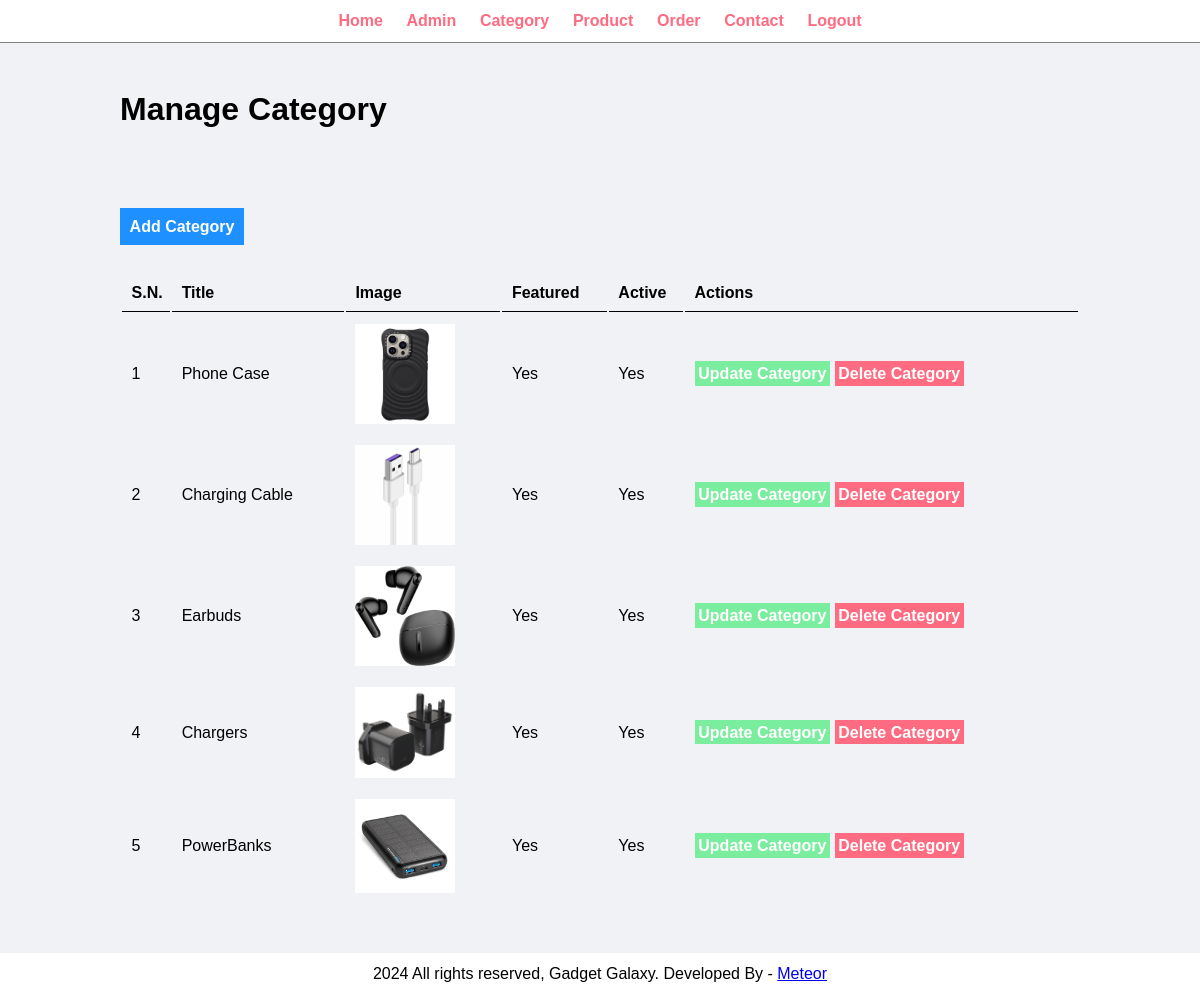
The app's page /admin/manage-category.php (signed in) with its own data.
### tables this page shows
CREATE TABLE `tbl_category` (
  `id` int(10) UNSIGNED NOT NULL,
  `title` varchar(100) NOT NULL,
  `image_name` varchar(255) NOT NULL,
  `featured` varchar(10) NOT NULL,
  `active` varchar(10) NOT NULL
);

### admin/manage-category.php (the view, shortened to what this page needs)
<?php include('partials/menu.php'); ?>
    <div class="main-content">
        <div class="wrapper">
            <h1>Manage Category</h1>
            <br/>
            <br/><br/>
            <br><br>
            <a href="<?php echo SITEURL; ?>admin/add-category.php" class="btn-primary">Add Category</a>
                <br/><br/><br/>
                <table class="tbl-full">
                    <tr>
                        <th>S.N.</th>
                        <th>Title</th>
                        <th>Image</th>
                        <th>Featured</th>
                        <th>Active</th>
                        <th>Actions</th>
                    </tr>
                    <?php
                        $sql = "SELECT * FROM tbl_category";
                        $res = mysqli_query($conn, $sql);
                        $count = mysqli_num_rows($res);
                        $sn=1;
                            if($count>0){
                                while($row = mysqli_fetch_array($res)){
                                    $id = $row['id'];
                                    $title = $row['title'];
                                    $image_name = $row['image_name'];
                                    $featured = $row['featured'];
                                    $active = $row['active'];
                                    ?>
                                    <tr>
                                        <td><?php echo $sn++;?></td>
                                        <td><?php echo $title;?></td>
                                        <td>
                                            <?php
                                                if($image_name!=""){
                                                    ?>
                                                    <img src="<?php echo SITEURL; ?>images/category/<?php echo $image_name; ?>" width="100px">
                                                    <?php
                                                }else{
                                                    echo "<div class='error'>No Image Added.</div>";
                                                }
                                            ?>
                                        </td>
                                        <td><?php echo $featured;?></td>
                                        <td><?php echo $active;?></td>
                                        <td>
                                            <a href="<?php echo SITEURL; ?>admin/update-category.php?id=<?php echo $id; ?>" class="btn-secondary" >Update Category</a>
                                            <a href="<?php echo SITEURL; ?>admin/delete-category.php?id=<?php echo $id; ?>&image_name=<?php echo $image_name; ?>" class="btn-danger">Delete Category</a>
                                        </td>
                                    </tr>
                                    <?php
                                }
                            }else{
                                ?>
                                <tr>
                                <td colspan="6"><div class="error">No Category Added.</div></td>
                                </tr>
                                <?php
                            }
                    ?>
                </table>
        </div>
    </div>
<?php include('partials/footer.php'); ?>

### css/admin.css (style rules this page uses)
* { margin: 0; padding: 0; font-family: Arial, Helvetica, sans-serif; }
.wrapper { padding: 1%; width: 80%; margin: 0 auto; }
.tbl-full { width: 100%; }
.btn-primary { background-color: #1e90ff; padding: 1%; color: white; text-decoration: none; font-weight: bold; }
.btn-secondary { background-color: #7bed9f; padding: 1%; color: white; text-decoration: none; font-weight: bold; }
.btn-danger { background-color: #ff6b81; padding: 1%; color: white; text-decoration: none; font-weight: bold; }
table tr th { border-bottom: 1px solid black; padding: 1%; text-align: left; }
table tr td { padding: 1%; }
.main-content { background-color: #f1f2f6; padding: 3% 0; }

### records on screen
tbl_category: title "Phone Case", image_name (picture), featured "Yes", active "Yes"
tbl_category: title "Charging Cable", image_name (picture), featured "Yes", active "Yes"
tbl_category: title "Earbuds", image_name (picture), featured "Yes", active "Yes"
tbl_category: title "Chargers", image_name (picture), featured "Yes", active "Yes"
tbl_category: title "PowerBanks", image_name (picture), featured "Yes", active "Yes"
